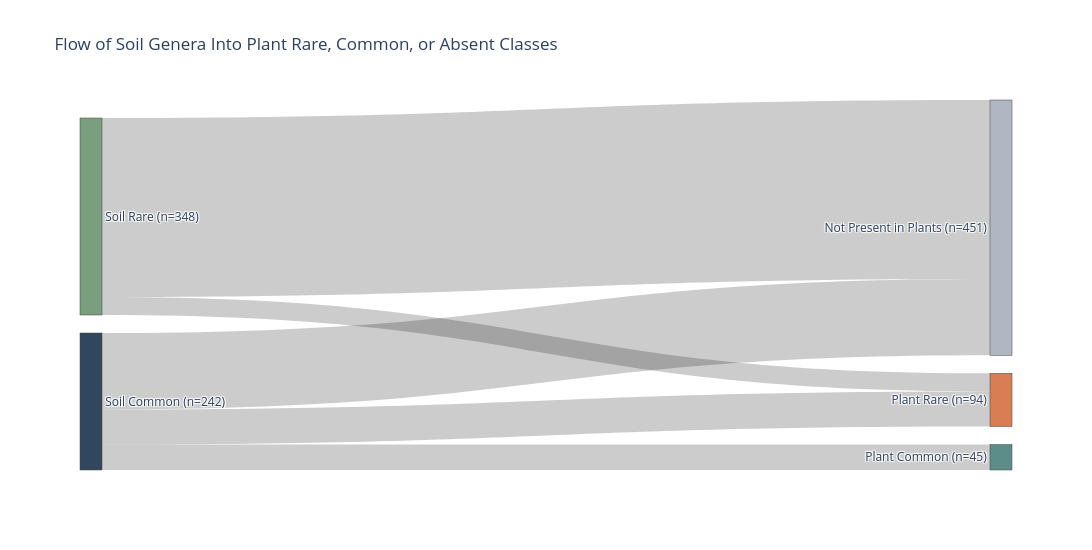
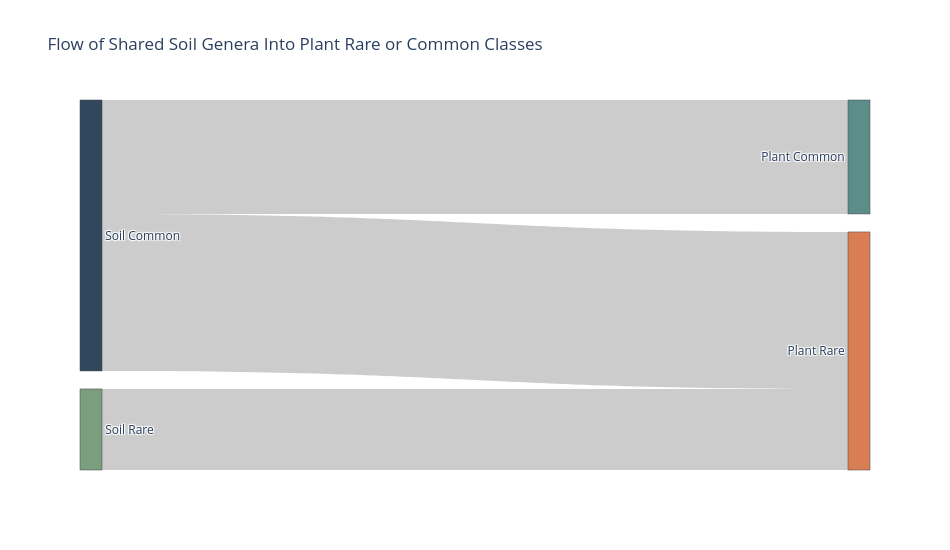

Here is the notebook cell these charts were saved with, in order:
### Markdown cell above
## Soil-To-Plant Rare Genus Flow

This repeats the analysis above after merging species into genera: abundances are summed within each sample and genus, unassigned genera are dropped, and the same 10% presence threshold defines a rare genus separately within soil and within plants.

### Code cell
# Same soil-to-plant flow analysis, but with species merged into genera.
# Abundances are summed within each sample and genus, unassigned genera are
# dropped, and the same 10% presence threshold defines rarity.
unassigned_genus_labels = {"unassigned", "na", "none", ""}


def collapse_to_genus(microbiome_df):
    genus_df = microbiome_df[["Sample", "Genus", "AbundR100"]].copy()
    genus_df["Genus"] = genus_df["Genus"].astype("string").str.strip()
    genus_df = genus_df.loc[
        genus_df["Genus"].notna()
        & ~genus_df["Genus"].str.casefold().isin(unassigned_genus_labels)
    ]
    return (
        genus_df.groupby(["Sample", "Genus"], as_index=False)["AbundR100"]
        .sum()
        .loc[lambda df: df["AbundR100"] > 0]
    )


def classify_genera_by_presence(microbiome_df):
    genus_sample_presence = collapse_to_genus(microbiome_df)
    total_samples = genus_sample_presence["Sample"].nunique()
    rare_fraction_threshold = 0.10

    return (
        genus_sample_presence.groupby("Genus")["Sample"]
        .nunique()
        .rename("samples_present")
        .to_frame()
        .assign(
            total_samples=total_samples,
            presence_fraction=lambda df: df["samples_present"] / df["total_samples"],
            classification=lambda df: np.where(
                df["presence_fraction"] < rare_fraction_threshold,
                "Rare",
                "Common",
            ),
        )
    )


soil_genus_classification = classify_genera_by_presence(soil_full_microbiome)
plant_genus_classification = classify_genera_by_presence(plant_full_microbiome)

print(f"Soil genera: {len(soil_genus_classification)}")
print(f"Plant genera: {len(plant_genus_classification)}")

soil_to_plant_genus_flow = (
    soil_genus_classification[["classification"]]
    .rename(columns={"classification": "soil_classification"})
    .join(
        plant_genus_classification[["classification"]].rename(
            columns={"classification": "plant_classification"}
        ),
        how="left",
    )
    .assign(
        plant_classification=lambda df: df["plant_classification"].fillna(
            "Not Present in Plants"
        )
    )
    .reset_index(names="Genus")
)

genus_flow_counts = (
    soil_to_plant_genus_flow.groupby(
        ["soil_classification", "plant_classification"], as_index=False
    )
    .agg(species_count=("Genus", "nunique"))
    .sort_values(["soil_classification", "plant_classification"])
)

display(
    genus_flow_counts.pivot(
        index="soil_classification",
        columns="plant_classification",
        values="species_count",
    )
    .fillna(0)
    .astype(int)
)

genus_background_total = len(soil_to_plant_genus_flow)
soil_genus_class_totals = soil_to_plant_genus_flow["soil_classification"].value_counts()
plant_genus_class_totals = soil_to_plant_genus_flow[
    "plant_classification"
].value_counts()

genus_enrichment_records = []

for soil_class in ["Common", "Rare"]:
    for plant_class in ["Common", "Rare", "Not Present in Plants"]:
        overlap = int(
            genus_flow_counts.loc[
                genus_flow_counts["soil_classification"].eq(soil_class)
                & genus_flow_counts["plant_classification"].eq(plant_class),
                "species_count",
            ].sum()
        )
        soil_not_plant = int(soil_genus_class_totals[soil_class] - overlap)
        plant_not_soil = int(plant_genus_class_totals[plant_class] - overlap)
        neither = int(
            genus_background_total - overlap - soil_not_plant - plant_not_soil
        )

        odds_ratio, p_value = fisher_exact(
            [[overlap, soil_not_plant], [plant_not_soil, neither]],
            alternative="greater",
        )

        genus_enrichment_records.append(
            {
                "soil_classification": soil_class,
                "plant_classification": plant_class,
                "overlap_genera": overlap,
                "soil_class_total": int(soil_genus_class_totals[soil_class]),
                "plant_class_total": int(plant_genus_class_totals[plant_class]),
                "background_total_soil_genera": genus_background_total,
                "odds_ratio": odds_ratio,
                "p_value_greater": p_value,
            }
        )

genus_enrichment_results = (
    pd.DataFrame(genus_enrichment_records)
    .sort_values(["soil_classification", "plant_classification"])
    .reset_index(drop=True)
)
genus_enrichment_display = genus_enrichment_results.copy()
genus_enrichment_display["odds_ratio"] = genus_enrichment_display["odds_ratio"].round(3)

display(genus_enrichment_display)

all_genera_flow = genus_flow_counts.copy()
all_genera_flow["source"] = all_genera_flow["soil_classification"].map(
    {"Rare": "Soil Rare", "Common": "Soil Common"}
)
all_genera_flow["target"] = all_genera_flow["plant_classification"].map(
    {
        "Rare": "Plant Rare",
        "Common": "Plant Common",
        "Not Present in Plants": "Not Present in Plants",
    }
)

all_genera_fig = make_sankey(
    all_genera_flow,
    all_species_node_labels,
    "Flow of Soil Genera Into Plant Rare, Common, or Absent Classes",
    width=1100,
    show_node_counts=True,
)
genus_output_path = Path(
    "/Users/michael/Git/Outdoor_microbiome/Local_analysis/Paper_figures/Figure_2_soil_to_plant_species_flow/soil_to_plant_genus_flow.pdf"
)
genus_output_path.parent.mkdir(parents=True, exist_ok=True)
all_genera_fig.write_image(genus_output_path)
print(f"Saved genus-level Sankey figure to {genus_output_path}")
all_genera_fig.show()

shared_genera_flow = genus_flow_counts.loc[
    genus_flow_counts["plant_classification"].ne("Not Present in Plants")
].copy()
shared_genera_flow["source"] = shared_genera_flow["soil_classification"].map(
    {"Rare": "Soil Rare", "Common": "Soil Common"}
)
shared_genera_flow["target"] = shared_genera_flow["plant_classification"].map(
    {
        "Rare": "Plant Rare",
        "Common": "Plant Common",
    }
)

display(
    shared_genera_flow.pivot(
        index="soil_classification",
        columns="plant_classification",
        values="species_count",
    )
    .fillna(0)
    .astype(int)
)

shared_genera_fig = make_sankey(
    shared_genera_flow,
    shared_species_node_labels,
    "Flow of Shared Soil Genera Into Plant Rare or Common Classes",
)
shared_genera_fig.show()

### Figure 1 — Plotly figure (JSON) as saved in the notebook; plotly's stock layout.template omitted (floating-point values rounded to 4 significant figures)
{"data": [{"arrangement": "snap", "link": {"label": ["Common -> Common | species: 45", "Common -> Not Present in Plants | species: 135", "Common -> Rare | species: 62", "Rare -> Not Present in Plants | species: 316", "Rare -> Rare | species: 32"], "source": [1, 1, 1, 0, 0], "target": [3, 4, 2, 4, 2], "value": [45, 135, 62, 316, 32]}, "node": {"color": ["#7a9e7e", "#30475e", "#d97d54", "#5c8d89", "#b0b7c3"], "label": ["Soil Rare (n=348)", "Soil Common (n=242)", "Plant Rare (n=94)", "Plant Common (n=45)", "Not Present in Plants (n=451)"], "pad": 18, "thickness": 22}, "type": "sankey"}], "layout": {"font": {"size": 12}, "height": 550, "title": {"text": "Flow of Soil Genera Into Plant Rare, Common, or Absent Classes"}, "width": 1100}}

### Figure 2 — Plotly figure (JSON) as saved in the notebook; plotly's stock layout.template omitted (floating-point values rounded to 4 significant figures)
{"data": [{"arrangement": "snap", "link": {"label": ["Common -> Common | species: 45", "Common -> Rare | species: 62", "Rare -> Rare | species: 32"], "source": [1, 1, 0], "target": [3, 2, 2], "value": [45, 62, 32]}, "node": {"color": ["#7a9e7e", "#30475e", "#d97d54", "#5c8d89"], "label": ["Soil Rare", "Soil Common", "Plant Rare", "Plant Common"], "pad": 18, "thickness": 22}, "type": "sankey"}], "layout": {"font": {"size": 12}, "height": 550, "title": {"text": "Flow of Shared Soil Genera Into Plant Rare or Common Classes"}, "width": 950}}
